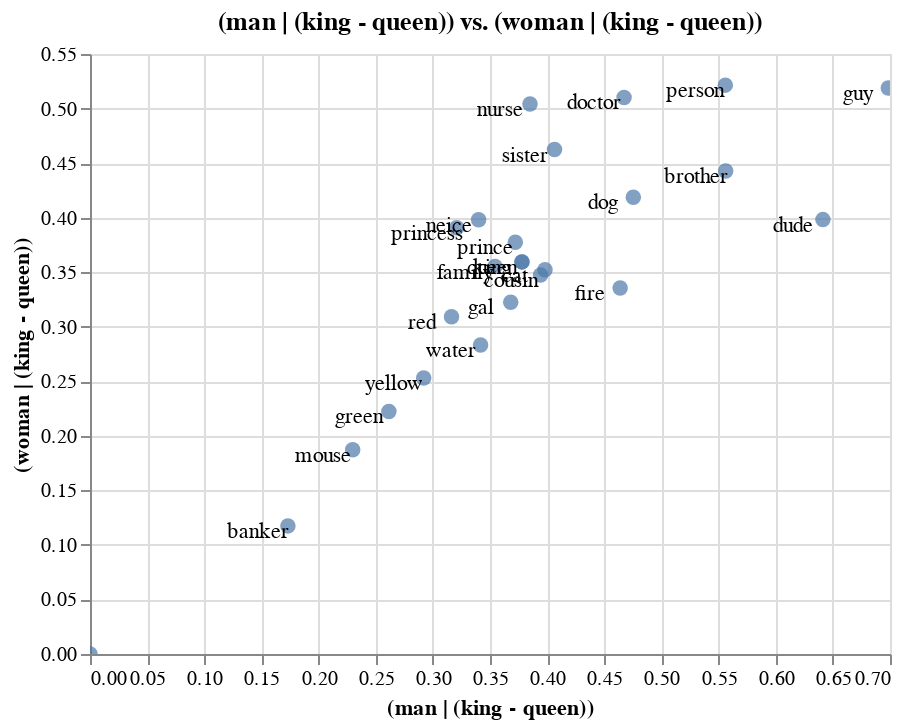

Here is the notebook cell this chart was saved with:
### Code cell
new_chart

### Figure 1 — Vega-Lite specification as saved in the notebook (floating-point values rounded to 4 significant figures)
{"config": {"view": {"continuousWidth": 400, "continuousHeight": 300}}, "layer": [{"mark": {"type": "circle", "size": 60}, "encoding": {"tooltip": [{"type": "nominal", "field": "name"}, {"type": "nominal", "field": "original"}], "x": {"type": "quantitative", "axis": {"title": "(man | (king - queen))"}, "field": "x_axis"}, "y": {"type": "quantitative", "axis": {"title": "(woman | (king - queen))"}, "field": "y_axis"}}, "selection": {"selector002": {"type": "interval", "bind": "scales", "encodings": ["x", "y"]}}, "title": "(man | (king - queen)) vs. (woman | (king - queen))"}, {"mark": {"type": "text", "color": "black", "dx": -15, "dy": 3}, "encoding": {"text": {"type": "nominal", "field": "original"}, "x": {"type": "quantitative", "axis": {"title": "(man | (king - queen))"}, "field": "x_axis"}, "y": {"type": "quantitative", "axis": {"title": "(woman | (king - queen))"}, "field": "y_axis"}}}], "data": {"name": "data-5ef8856a00a327788b3c3840144bb429"}, "$schema": "https://vega.github.io/schema/vega-lite/v4.0.2.json", "datasets": {"data-5ef8856a00a327788b3c3840144bb429": [{"x_axis": 0.3721, "y_axis": 0.3774, "name": "(prince | (king - queen))", "original": "prince"}, {"x_axis": 0.3208, "y_axis": 0.3907, "name": "(princess | (king - queen))", "original": "princess"}, {"x_axis": 0.385, "y_axis": 0.5041, "name": "(nurse | (king - queen))", "original": "nurse"}, {"x_axis": 0.4673, "y_axis": 0.5102, "name": "(doctor | (king - queen))", "original": "doctor"}, {"x_axis": 0.1732, "y_axis": 0.1174, "name": "(banker | (king - queen))", "original": "banker"}, {"x_axis": 0.3943, "y_axis": 0.3474, "name": "(cousin | (king - queen))", "original": "cousin"}, {"x_axis": 0.34, "y_axis": 0.3981, "name": "(neice | (king - queen))", "original": "neice"}, {"x_axis": 0.3779, "y_axis": 0.3594, "name": "(king | (king - queen))", "original": "king"}, {"x_axis": 0.3779, "y_axis": 0.3594, "name": "(queen | (king - queen))", "original": "queen"}, {"x_axis": 0.6413, "y_axis": 0.3982, "name": "(dude | (king - queen))", "original": "dude"}, {"x_axis": 0.6985, "y_axis": 0.5188, "name": "(guy | (king - queen))", "original": "guy"}, {"x_axis": 0.3681, "y_axis": 0.3225, "name": "(gal | (king - queen))", "original": "gal"}, {"x_axis": 0.4639, "y_axis": 0.3356, "name": "(fire | (king - queen))", "original": "fire"}, {"x_axis": 0.4754, "y_axis": 0.4187, "name": "(dog | (king - queen))", "original": "dog"}, {"x_axis": 0.3981, "y_axis": 0.3522, "name": "(cat | (king - queen))", "original": "cat"}, {"x_axis": 0.2298, "y_axis": 0.1871, "name": "(mouse | (king - queen))", "original": "mouse"}, {"x_axis": 0.3163, "y_axis": 0.3091, "name": "(red | (king - queen))", "original": "red"}, {"x_axis": 0.0, "y_axis": 0.0, "name": "(bluee | (king - queen))", "original": "bluee"}, {"x_axis": 0.2615, "y_axis": 0.2223, "name": "(green | (king - queen))", "original": "green"}, {"x_axis": 0.292, "y_axis": 0.253, "name": "(yellow | (king - queen))", "original": "yellow"}, {"x_axis": 0.3418, "y_axis": 0.2833, "name": "(water | (king - queen))", "original": "water"}, {"x_axis": 0.5559, "y_axis": 0.5215, "name": "(person | (king - queen))", "original": "person"}, {"x_axis": 0.3544, "y_axis": 0.3551, "name": "(family | (king - queen))", "original": "family"}, {"x_axis": 0.5562, "y_axis": 0.4428, "name": "(brother | (king - queen))", "original": "brother"}, {"x_axis": 0.4065, "y_axis": 0.4624, "name": "(sister | (king - queen))", "original": "sister"}]}}
